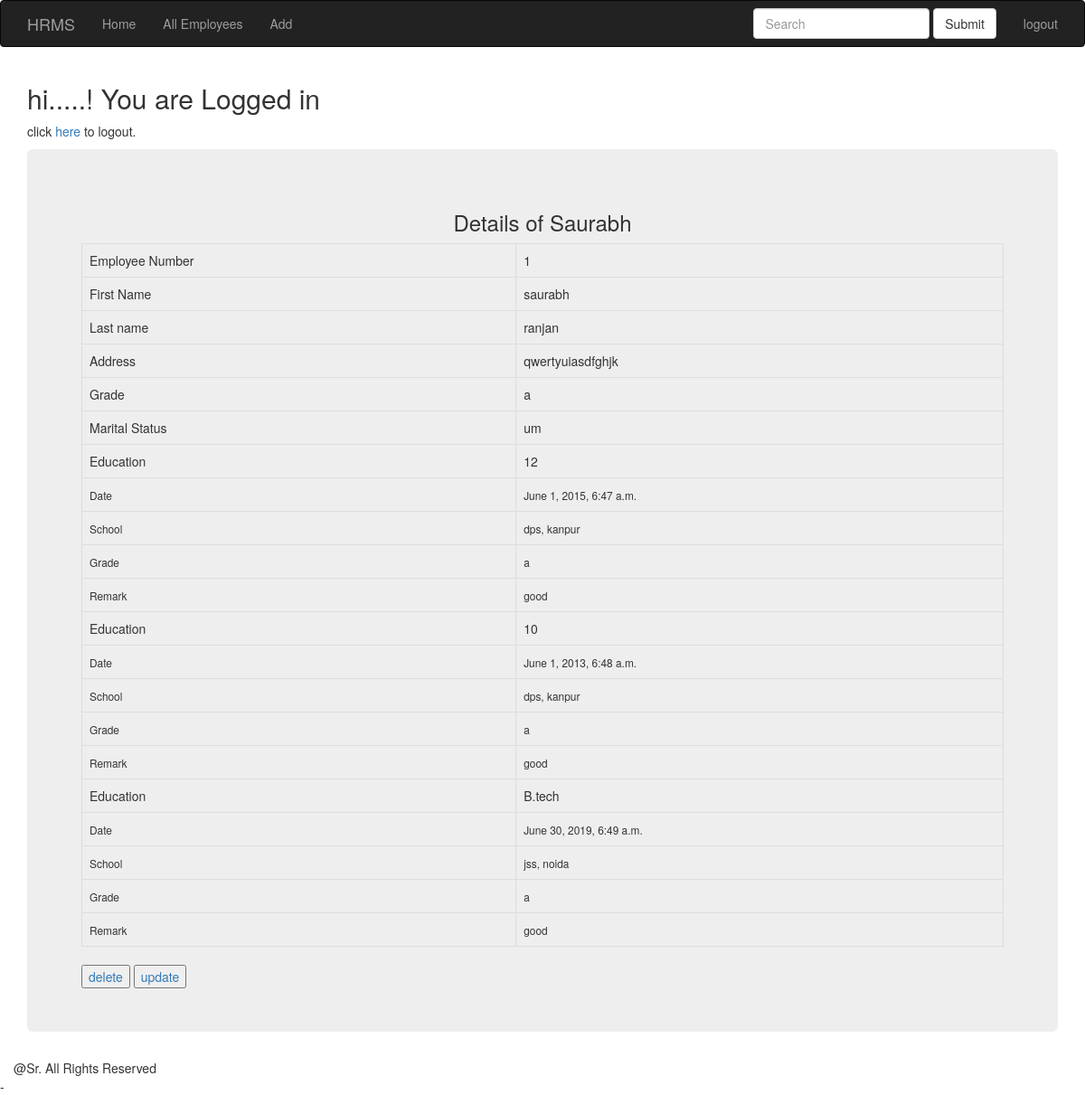
The page /loggedIn/view/1/ on the database its author committed.
### blogser/models.py (models this page shows, shortened)
class hrms(models.Model):
	EmployeeNo = models.AutoField(primary_key=True)
	FirstName = models.CharField(max_length=15)
	LastName = models.CharField(max_length=15)
	CurrentTime = models.DateTimeField(auto_now=True)
	Address = models.TextField()
	MaritalStatus = models.CharField(max_length=15)
	GradeEmployee = models.CharField(max_length=10)

class education(models.Model):
	EmployeeName = models.ForeignKey(hrms)
	Education = models.CharField(max_length=30)
	Date = models.DateTimeField()
	Grade = models.CharField(max_length=1)
	Remark = models.CharField(max_length=30)
	School = models.CharField(max_length=30)

### blogser/views.py (the view)
# urls.py: url(r'^view/(\d+)/$', view, name = 'view'),
def view(request, d):
	n = hrms.objects.get(EmployeeNo = d)
	return render(request,'blogser/view.html',{'fullname':request.user.username, 'i':n})

### blogser/templates/blogser/view.html (shortened to what this page needs)
{% extends 'login/header.html' %}
{% block navbar2 %}
<li><a href="{% url 'all' %}">All Employees</a></li>
<li><a href="{% url 'add' %}">Add</a></li>
{% endblock %}
{% block navbar %}
<form class="navbar-form navbar-left" action="/loggedIn/search_query/" method="post">{% csrf_token %}
	<div class="form-group">
	    <input type="text" class="form-control" placeholder="Search" name="search_box" id="search_box">
	</div>
	<button type="submit" class="btn btn-default">Submit</button>
</form>
<li><a href="/logout/">logout</a></li>
{% endblock %}
{% block content %}
<div>
	<h2> hi...{{ fullname }}..! You are Logged in</h2>
	<p>click <a href="/logout/">here</a> to logout.</p>
</div>
<div class="jumbotron">
	<table class="table table-bordered">
		<thead><center><h3>Details of {{i.FirstName|title}}</h3></center></thead>
		<tbody>
			<tr>
				<td>Employee Number</td>
				<td>{{i.EmployeeNo}}</td>
			</tr>
			<tr>
				<td>First Name</td>
				<td>{{i.FirstName}}</td>
			</tr>
			<tr>
				<td>Last name</td>
				<td>{{i.LastName}}</td>
			</tr>
			<tr>
				<td>Address</td>
				<td>{{i.Address}}</td>
			</tr>
			<tr>
				<td>Grade</td>
				<td>{{i.GradeEmployee}}</td>
			</tr>
			<tr>
				<td>Marital Status</td>
				<td>{{i.MaritalStatus}}</td>
			</tr>
			{% for ed in i.education_set.all %}
			<tr>
				<td>Education</td>
				<td>{{ed.Education}}</td>
			</tr>
			<tr>
				<td><small>Date</small></td>
				<td><small>{{ed.Date}}</small></td>
			</tr>
			<tr>
				<td><small>School</small></td>
				<td><small>{{ed.School}}</small></td>
			</tr>
			<tr>
				<td><small>Grade</small></td>
				<td><small>{{ed.Grade}}</small></td>
			</tr>
			<tr>
				<td><small>Remark</small></td>
				<td><small>{{ed.Remark}}</small></td>
			</tr>
			{% endfor %}
		</tbody>
	</table>
	<button><a href="{% url 'delete' i.EmployeeNo %}">delete</a></button>
	<button><a href="{% url 'update' i.EmployeeNo %}">update</a></button>
</div>
</div>
{% endblock %}

### rows shown on the page
hrms: FirstName "Saurabh", EmployeeNo "1", FirstName "saurabh", LastName "ranjan", Address "qwertyuiasdfghjk", GradeEmployee "a", MaritalStatus "um"
education: Education "12", Date "June 1, 2015, 6:47 a.m.", School "dps, kanpur", Grade "a", Remark "good"
education: Education "10", Date "June 1, 2013, 6:48 a.m.", School "dps, kanpur", Grade "a", Remark "good"
education: Education "B.tech", Date "June 30, 2019, 6:49 a.m.", School "jss, noida", Grade "a", Remark "good"
